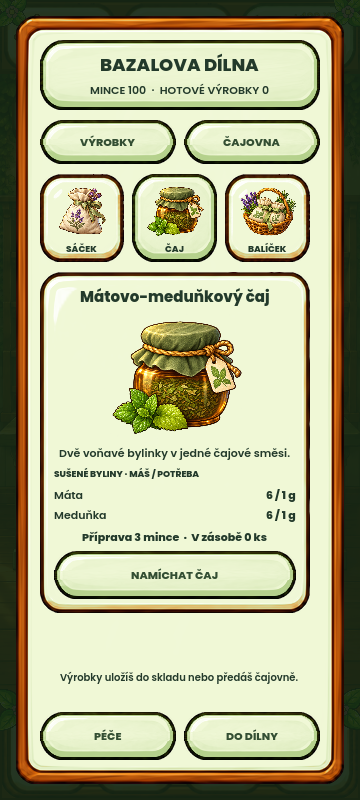
#> input picture docs/visual-proposals/20261017-teahouse-integration-v1/product-tea-360.png, 360 x 800 px
$ python make_review.py
#> lines starting #> are read from the running program, lines starting #| are printed output that depends on the picture
from pathlib import Path
from PIL import Image, ImageDraw, ImageFont

folder = Path(__file__).resolve().parent
repo = folder.parents[2]
font = ImageFont.truetype(str(repo / 'assets/fonts/Poppins-ExtraBold.ttf'),16)
board = Image.new('RGB',(744,850),'#f4f6df')
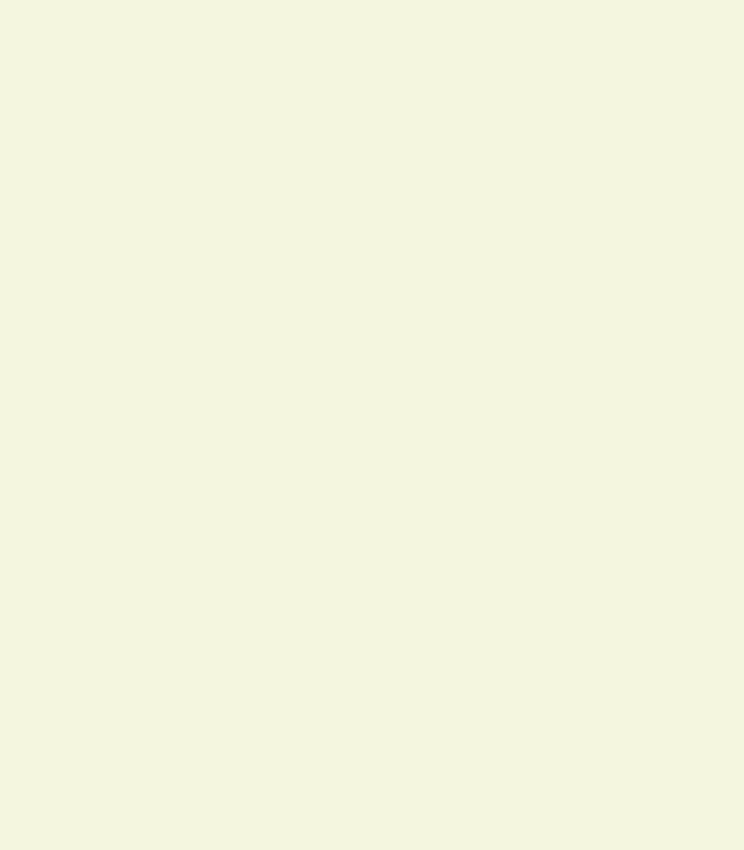
#> board: PIL image 744x850 RGB; mean R, G, B 244, 246, 223
draw = ImageDraw.Draw(board)
for x, title, filename in [(12,'VÝROBA V DÍLNĚ','product-tea-360.png'),
                            (384,'SKUTEČNÁ ZÁSOBA VE SKLADU','storage-products-432.png')]:
    draw.text((x,12),title,font=font,fill='#294334')
    capture = Image.open(folder/filename).convert('RGB')
    if capture.size != (360,800): capture = capture.resize((360,800),Image.Resampling.LANCZOS)
    board.paste(capture,(x,42))
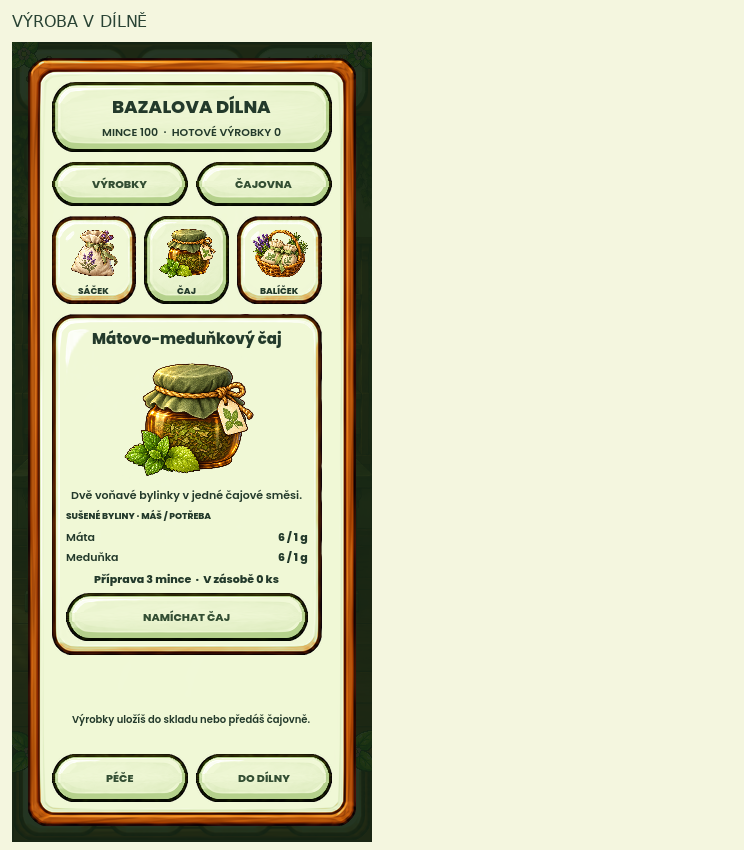
#> board: PIL image 744x850 RGB; mean R, G, B 214.4, 215.1, 186.2
#> pass 2 of the loop `for x, title, filename in [(12,'VÝROBA V DÍLNĚ','product-tea-360.png'),`:
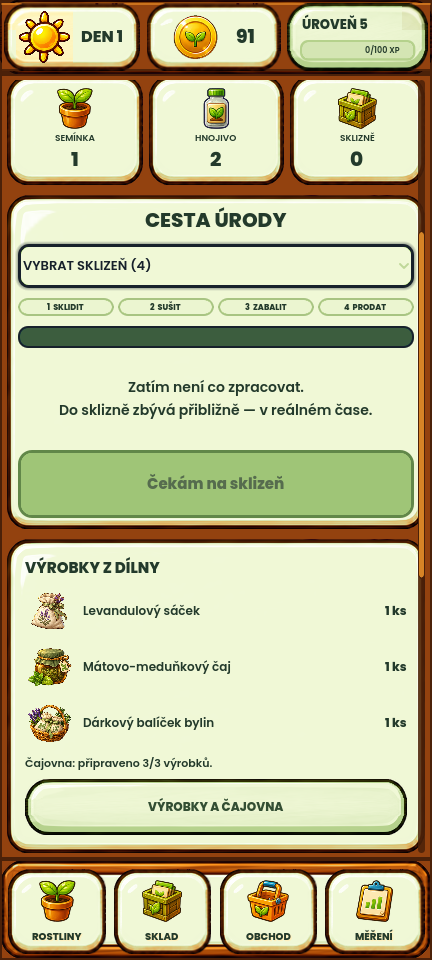
#> input picture docs/visual-proposals/20261017-teahouse-integration-v1/storage-products-432.png, 432 x 960 px
#> `if capture.size != (360,800): capture = capture.resize((360,800),Image..`:
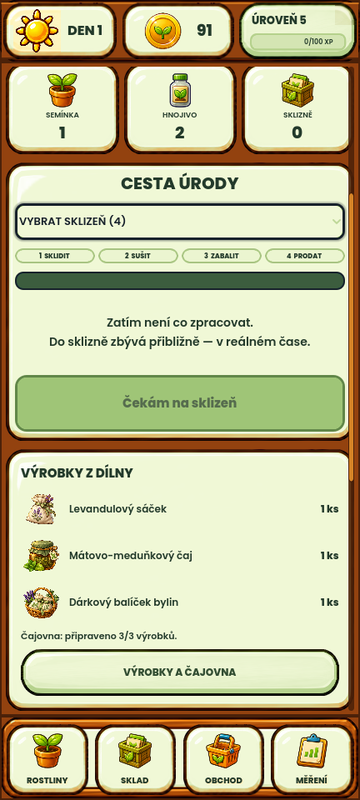
#> capture: PIL image 360x800 RGB; mean R, G, B 195.7, 193.6, 154.9
#> `board.paste(capture,(x,42))`:
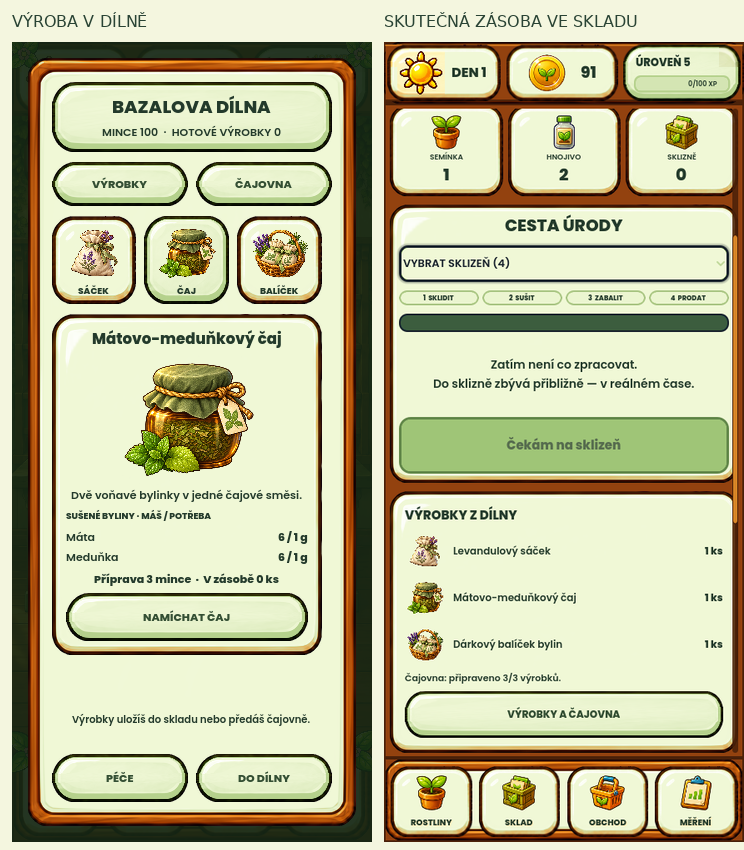
#> board: PIL image 744x850 RGB; mean R, G, B 192.1, 191, 154.9
board.save(folder/'zapojeno-ve-hre.png')
print('WORKSHOP_INTEGRATION_REVIEW=PASSED')
